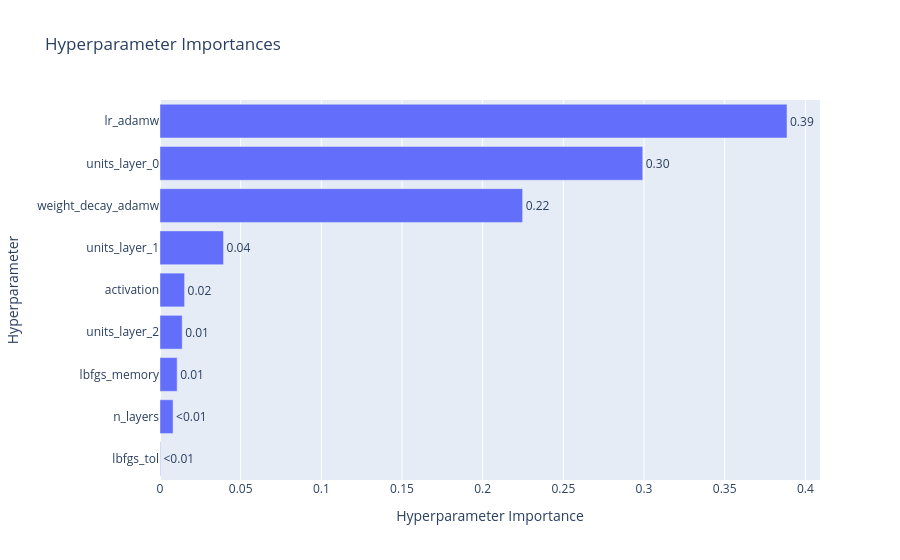

This figure's notebook cell:
### Code cell
plot_param_importances(study)

### Figure 1 — Plotly figure (JSON) as saved in the notebook; plotly's stock layout.template omitted (floating-point values rounded to 4 significant figures)
{"data": [{"cliponaxis": false, "hovertemplate": ["lbfgs_tol (FloatDistribution): 0.0003124177243582708<extra></extra>", "n_layers (IntDistribution): 0.008088035586243412<extra></extra>", "lbfgs_memory (IntDistribution): 0.010620632749543831<extra></extra>", "units_layer_2 (IntDistribution): 0.01375457890619679<extra></extra>", "activation (CategoricalDistribution): 0.015230452238624573<extra></extra>", "units_layer_1 (IntDistribution): 0.039386458468016215<extra></extra>", "weight_decay_adamw (FloatDistribution): 0.22476654315811506<extra></extra>", "units_layer_0 (IntDistribution): 0.29922062954396805<extra></extra>", "lr_adamw (FloatDistribution): 0.3886202516249338<extra></extra>"], "name": "Objective Value", "orientation": "h", "text": ["<0.01", "<0.01", "0.01", "0.01", "0.02", "0.04", "0.22", "0.30", "0.39"], "textposition": "outside", "type": "bar", "x": [0.0003124, 0.008088, 0.01062, 0.01375, 0.01523, 0.03939, 0.2248, 0.2992, 0.3886], "y": ["lbfgs_tol", "n_layers", "lbfgs_memory", "units_layer_2", "activation", "units_layer_1", "weight_decay_adamw", "units_layer_0", "lr_adamw"]}], "layout": {"title": {"text": "Hyperparameter Importances"}, "xaxis": {"title": {"text": "Hyperparameter Importance"}}, "yaxis": {"title": {"text": "Hyperparameter"}}}}
